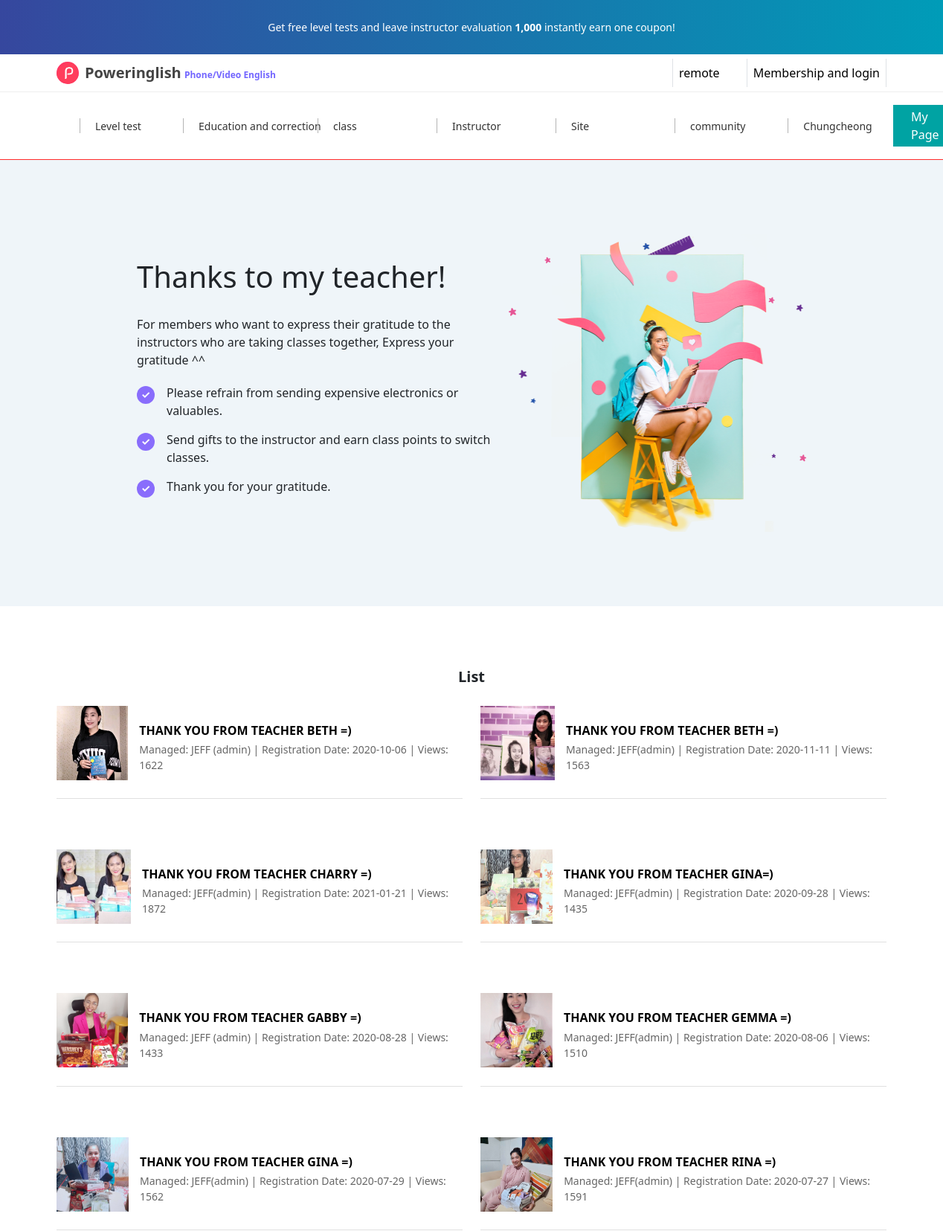
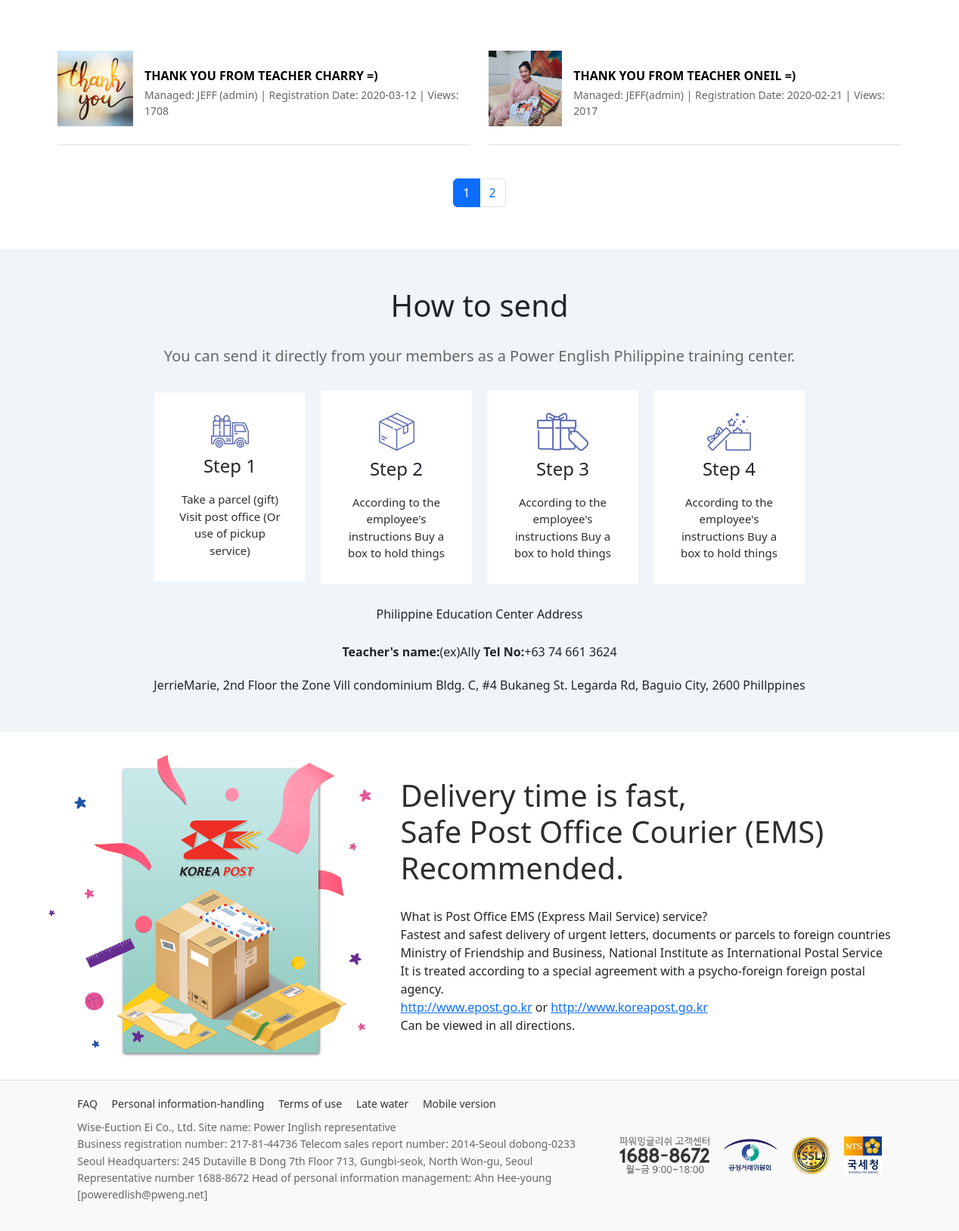
The page / on the database its author committed (2 pictures, top to bottom).
### tables this page shows
CREATE TABLE `ThankYouInstructor` (`id` INTEGER PRIMARY KEY AUTOINCREMENT, `title` TEXT, `intructor_id` INTEGER REFERENCES "Instructors"(`id`), `registrationdate` TEXT, `views` INTEGER, "manager" TEXT, `Message` TEXT, `messageImages` TEXT, `ytlink` TEXT);

### database/messagesDB.php (called while the page is built)
<?php
try {
    $db = new PDO('sqlite:database/database.db');
    $db->setAttribute(PDO::ATTR_ERRMODE, PDO::ERRMODE_EXCEPTION);
    $limit = 10;
    $page = isset($_GET['page']) ? (int) $_GET['page'] : 1;
    $offset = ($page - 1) * $limit;
    $countQuery = $db->query("SELECT COUNT(*) FROM ThankYouInstructor");
    $totalMessages = $countQuery->fetchColumn();
    $totalPages = ceil($totalMessages / $limit);
    $stmt = $db->prepare("
        SELECT
            t.id,
            t.title,
            t.registrationdate,
            t.views,
            t.manager,
            t.message,
            t.messageImages,
            i.id AS instructor_id,
            i.instructorName
        FROM
            ThankYouInstructor t
        JOIN
            Instructors i ON t.intructor_id = i.id
        ORDER BY t.id ASC
        LIMIT :limit OFFSET :offset
    ");
    $stmt->bindValue(':limit', $limit, PDO::PARAM_INT);
    $stmt->bindValue(':offset', $offset, PDO::PARAM_INT);
    $stmt->execute();
    $messages = $stmt->fetchAll(PDO::FETCH_ASSOC);
} catch (PDOException $e) {
    echo "Connection failed: " . $e->getMessage();
}
?>

### index.php (the view, shortened to what this page needs)
<!DOCTYPE html>
<html lang="en">
<head>
    <link href="https://cdn.jsdelivr.net/npm/bootstrap@5.3.0/dist/css/bootstrap.min.css" rel="stylesheet">
    <link rel="stylesheet" href="index.css"/>
</head>
<body>
   <?php
    include "component/header.php";
   ?>
    <section class="ThankYou-section">
        <div class="container thank-you-list">
            <div class="list-title">List</div>
            <?php
                include "database/messagesDB.php";
                $half = ceil(count($messages) / 2);
            ?>
            <div class="row">
                <div class="col-md-6">
                    <?php foreach (array_slice($messages, 0, $half) as $msg) { ?>
                        <a href="thankYouMsg.php?id=<?= $msg["id"] ?>" class="text-decoration-none text-black">
                            <div class="thankyouCard py-4">
                                <div class="thank-you-item">
                                    <img src="<?= htmlspecialchars($msg['messageImages']) ?>" alt="Teacher Image">
                                    <div class="thank-you-text py-4">
                                        <h6><?= htmlspecialchars($msg['title']) ?></h6>
                                        <p>
                                            Managed: <?= htmlspecialchars($msg['manager']) ?> |
                                            Registration Date: <?= htmlspecialchars($msg['registrationdate']) ?> |
                                            Views: <?= htmlspecialchars($msg['views']) ?>
                                        </p>
                                    </div>
                                </div>
                            </div>
                        </a>
                    <?php } ?>
                </div>
                <div class="col-md-6">
                    <?php foreach (array_slice($messages, $half) as $msg) { ?>
                        <a href="thankYouMsg.php?id=<?= $msg["id"] ?>" class="text-decoration-none text-black">
                            <div class="thankyouCard py-4">
                                <div class="thank-you-item">
                                    <img src="<?= htmlspecialchars($msg['messageImages']) ?>" alt="Teacher Image">
                                    <div class="thank-you-text py-4">
                                        <h6><?= htmlspecialchars($msg['title']) ?></h6>
                                        <p>
                                            Managed: <?= htmlspecialchars($msg['manager']) ?> |
                                            Registration Date: <?= htmlspecialchars($msg['registrationdate']) ?> |
                                            Views: <?= htmlspecialchars($msg['views']) ?>
                                        </p>
                                    </div>
                                </div>
                            </div>
                        </a>
                    <?php } ?>
                </div>
            </div>
                </div>
                <?php
            if ($totalPages > 1) {
                echo '<nav aria-label="Page navigation">';
                echo '<ul class="pagination justify-content-center">';
                for ($i = 1; $i <= $totalPages; $i++) {
                    $active = ($i == $page) ? 'active' : '';
                    echo "<li class='page-item $active'>
                            <a class='page-link' href='?page=$i'>$i</a>
                        </li>";
                }
                echo '</ul>';
                echo '</nav>';
            }
        ?>
    </section>
    <section class="howTosend-section">
            <h1>How to send</h1>
            <span class="md">You can send it directly from your members as a Power English Philippine training center.</span>
        <div class="Step">
            <div>
                <img src="assets/Step1.png">
                <h4>Step 1</h4>
                <span>Take a parcel (gift)
                        Visit post office
                        (Or use of pickup service)
                    </span>
            </div>
            <div>
                <img src="assets/Step2.png">
                <h4>Step 2</h4>
                <span>According to the employee's instructions
                Buy a box to hold things
                    </span>
            </div>
            <div>
                <img src="assets/Step3.png">
                <h4>Step 3</h4>
                <span>According to the employee's instructions
                Buy a box to hold things
                    </span>
            </div>
            <div>
                <img src="assets/Step4.png">
                <h4>Step 4</h4>
                <span>According to the employee's instructions
                Buy a box to hold things
                    </span>
            </div>
        </div>
            <h6>Philippine Education Center Address</h6>
            <span>
                <b>Teacher's name:</b><span>(ex)Ally</span>  <b>Tel No:</b><span>+63 74 661 3624</span>
            </span>
            <div>JerrieMarie, 2nd Floor the Zone Vill condominium Bldg. C, #4 Bukaneg St. Legarda Rd, Baguio City, 2600 Phillppines</div>
    </section>
    <section class="bottom-section">
                <img src="assets\bg-header-teacher-present-2.png" class="">
                <div>
                    <h1>
                    Delivery time is fast,<br>
                    Safe Post Office Courier (EMS)
                    Recommended.</h1>
                    <span>
                        What is Post Office EMS (Express Mail Service) service?<br>
                        Fastest and safest delivery of urgent letters, documents or parcels to foreign countries<br>
                        Ministry of Friendship and Business, National Institute as International Postal Service<br>
                        It is treated according to a special agreement with a psycho-foreign foreign postal agency.<br>
                        <a href="">http://www.epost.go.kr</a> or <a href="">http://www.koreapost.go.kr</a><br>
                        Can be viewed in all directions.<br>
                    </span>
                </div>
    </section>
    <?php
        include "component/footer.php"
    ?>
</body>
</html>

### component/header.php (shortened to what this page needs)
<header>
        <div class="top-banner">
            <div class="container p-3">
                Get free level tests and leave instructor evaluation <b>1,000</b> instantly earn one coupon!
            </div>
        </div>
        <div class="top-nav">
            <div class="container">
                <div class="row align-items-center">
                    <div class="col-md-6">
                        <div class="d-flex align-items-center">
                                <img src="assets/logo-v4.png" class="logo-circle">
                            <div>
                                <span class="logo-text">Poweringlish</span>
                                <span class="sub-text"><b>Phone/Video English</b></span>
                            </div>
                        </div>
                    </div>
                    <div class="col-md-6 text-end">
                        <a href="#" class="text-decoration-none text-black border-start p-2 pl-3  me-4 ">remote</a>
                        <a href="#" class="text-decoration-none text-black border-start border-end p-2 ">Membership and login</a>
                    </div>
                </div>
            </div>
        </div>
        <div class="main-nav">
            <div class="container">
                <ul class="nav">
                    <li class="nav-item dropdown">
                        <a class="nav-link dropdown-toggle" href="#" id="levelTestDropdown">
                            <span class="nav-title">Level test</span>
                        </a>
                    </li>
                    <li class="nav-item">
                        <a class="nav-link" href="#"><span class="nav-title">Education and correction</span></a>
                    </li>
                    <li class="nav-item dropdown">
                        <a class="nav-link" href="#"><span class="nav-title">class</span></a>
                    </li>
                    <li class="nav-item">
                        <a class="nav-link" href="#"><span class="nav-title">Instructor</span></a>
                    </li>
                    <li class="nav-item">
                        <a class="nav-link" href="#"><span class="nav-title">Site</span></a>
                    </li>
                    <li class="nav-item dropdown">
                        <a class="nav-link" href="#"><span class="nav-title">community</span></a>
                    </li>
                    <li class="nav-item dropdown">
                        <a class="nav-link" href="#"><span class="nav-title">Chungcheong</span></a>
                    </li>
                    <li class="nav-item">
                        <a class=" btn-teal py-1 px-4 m-auto text-white  text-decoration-none"  href="#">My Page</a>
                    </li>
                </ul>
            </div>
        </div>
    </header>
    <section class="top-section">
        <div class="top-section-leftSide">
            <h1>Thanks to my teacher!</h1>
            <span>For members who want to express their gratitude to the instructors who are taking classes together,
                Express your gratitude ^^</span>
            <div>
            <ul class="custom-list">
                <li>Please refrain from sending expensive electronics or valuables.</li>
                <li>Send gifts to the instructor and earn class points to switch classes.</li>
                <li>Thank you for your gratitude.</li>
            </ul>
            </div>
        </div>
        <img src="assets/bg-header-teacher-present-1.png" class="top-section-image"/>
    </section>

### component/footer.php
<footer class="footer-section">
  <div class="container d-flex justify-content-center align-items-center gap-5 flex-wrap">
    <div class="footer-left">
      <div class="footer-links mb-2">
        <a href="#">FAQ</a>
        <a href="#">Personal information-handling</a>
        <a href="#">Terms of use</a>
        <a href="#">Late water</a>
        <a href="#">Mobile version</a>
      </div>
      <div class="footer-text">
        <p>Wise-Euction Ei Co., Ltd. Site name: Power Inglish representative<br>
        Business registration number: 217-81-44736 Telecom sales report number: 2014-Seoul dobong-0233<br>
        Seoul Headquarters: 245 Dutaville B Dong 7th Floor 713, Gungbi-seok, North Won-gu, Seoul<br>
        Representative number 1688-8672 Head of personal information management: Ahn Hee-young<br>
        [poweredlish@pweng.net]</p>
      </div>
    </div>
    <div class="footer-right text-end">
      <div class="footer-badges d-flex justify-content-end gap-2">
        <img src="assets/icon-footer-1.png"  height="50">
        <img src="assets/icon-footer-2.png"  height="50">
        <img src="assets/icon-footer-3.png"  height="50">
        <img src="assets/icon-footer-4.png" height="50">
      </div>
    </div>
  </div>
</footer>

### index.css (style rules this page uses)
.top-banner { background: linear-gradient(to right, #36479e, #009cb8); color: white; padding: 10px 0; text-align: center; font-size: 14px; }
.logo-text { color: #444; font-weight: bold; font-size: 20px; }
.logo-circle { background-color: #ff3366; color: white; width: 30px; height: 30px; border-radius: 50%; display: inline-flex; align-items: center; justify-content: center; margin-right: 8px; font-weight: bold; }
.sub-text { color: #7366ff; font-size: 12px; }
.top-nav { border-bottom: 1px solid #eee; padding: 10px 0; }
.main-nav { border-bottom: 1px solid #ff2b2b; }
.nav { display: flex; align-items: center; flex-wrap: nowrap; }
.nav-item { position: relative; padding: 5px; display: flex; align-items: center; justify-content: center; }
.nav-item .nav-link { color: #333; font-size: 14px; margin: 10px; height: 60px; width: 130px; display: flex; align-items: center; justify-content: center; }
.dropdown-toggle::after { display: none; }
.nav-title { position: relative; padding-left: 20px; margin: auto; font-weight: 500; color: #333; text-wrap: nowrap; border-left: 1px solid #b4b4b4; height: 20px; width: 140px; }
.btn-teal { background-color: #00a3a3; color: white; }
.top-section-image { width: 400px; height: 400px; }
.top-section { display: flex; justify-content: center; align-items: center; padding: 100px; background-color: #e1edf388; }
.top-section-leftSide { display: flex; flex-direction: column; justify-content: flex-start; align-items: self-start; width: 500px; gap: 20px; }
.ThankYou-section { padding: 40px; }
.thank-you-item { display: flex; align-items: flex-start; margin-bottom: 20px; border-bottom: 1px solid #e0e0e0; padding-bottom: 10px; }
.thank-you-item img { width: 100px; height: 100px; object-fit: cover; margin-right: 15px; }
.thank-you-text h6 { font-weight: bold; margin-bottom: 5px; }
.thank-you-text p { margin: 0; font-size: 14px; color: #666; }
.thank-you-list { margin-top: 40px; }
.list-title { text-align: center; font-weight: bold; font-size: 20px; margin-top: 20px; }
.howTosend-section { display: flex; flex-direction: column; justify-items: center; align-items: center; padding: 50px 50px; gap: 20px; background-color: #e1edf388; }
.howTosend-section .Step { display: flex; flex-direction: row; justify-items: center; align-items: center; }
.howTosend-section .Step div { display: flex; width: 200px; margin: 10px; padding: 30px; flex-direction: column; justify-items: center; align-items: center; gap: 10px; background-color: white; }
.howTosend-section .Step div span { text-align: center; font-weight: lighter; font-size: 15px; color: #2e2e2e; }
.howTosend-section span.md { margin: 0; font-size: 20px; color: #666; }
.bottom-section { display: flex; flex-direction: row; justify-content: center; align-items: center; padding: 30px; margin: auto; max-width: 1200px; gap: 40px; }
.bottom-section img { height: 400px; }
.bottom-section div { display: flex; flex-direction: column; align-items: flex-start; gap: 20px; width: 100%; max-width: 800px; text-align: left; }
.bottom-section div h1 { font-weight: 500; color: #2e2e2e; }
.bottom-section div span { font-weight: lighter; }
.footer-section { background-color: #f9f9f9; padding: 20px 0; font-size: 14px; color: #666; border-top: 1px solid #ddd; }
.footer-links a { margin-right: 15px; color: #333; text-decoration: none; font-weight: 500; }
.footer-text p { margin-top: 10px; line-height: 1.6; }
.footer-badges img { margin-left: 10px; }
.footer-section { display: flex; flex-direction: row; justify-items: center; align-items: center; }
.custom-list { list-style: none; padding-left: 0; }
.custom-list li { position: relative; padding-left: 40px; margin-bottom: 15px; }
.custom-list li::before { content: "✓"; position: absolute; left: 0; top: 0.2em; width: 24px; height: 24px; background-color: #3700ff8e; color: white !important; font-size: 14px; font-weight: bold; border-radius: 50%; display: flex; align-items: center; justify-content: center; line-height: 1; }

### rows shown on the page
thankyouinstructor: shows a picture, title "THANK YOU FROM TEACHER BETH =)", manager "JEFF (admin)", registrationdate "2020-10-06", views "1622"
thankyouinstructor: shows a picture, title "THANK YOU FROM TEACHER CHARRY =)", manager "JEFF(admin)", registrationdate "2021-01-21", views "1872"
thankyouinstructor: shows a picture, title "THANK YOU FROM TEACHER GABBY =)", manager "JEFF (admin)", registrationdate "2020-08-28", views "1433"
thankyouinstructor: shows a picture, title "THANK YOU FROM TEACHER GINA =)", manager "JEFF(admin)", registrationdate "2020-07-29", views "1562"
thankyouinstructor: shows a picture, title "THANK YOU FROM TEACHER CHARRY =)", manager "JEFF (admin)", registrationdate "2020-03-12", views "1708"
thankyouinstructor: shows a picture, title "THANK YOU FROM TEACHER BETH =)", manager "JEFF(admin)", registrationdate "2020-11-11", views "1563"
thankyouinstructor: shows a picture, title "THANK YOU FROM TEACHER GINA=)", manager "JEFF(admin)", registrationdate "2020-09-28", views "1435"
thankyouinstructor: shows a picture, title "THANK YOU FROM TEACHER GEMMA =)", manager "JEFF(admin)", registrationdate "2020-08-06", views "1510"
thankyouinstructor: title "THANK YOU FROM TEACHER RINA =)", manager "JEFF(admin)", registrationdate "2020-07-27", views "1591"
thankyouinstructor: title "THANK YOU FROM TEACHER ONEIL =)", manager "JEFF(admin)", registrationdate "2020-02-21", views "2017"
